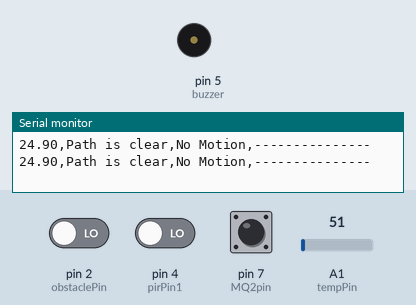
Bench run of a sketch on a simulated Arduino Uno, built with avr-gcc and run on an emulated ATmega328P. Shown: buzzer (waves = sounding, pin HIGH), the last lines printed to the serial monitor. Inputs (shaded band) come from the test bench; at power-on: pin 2 (obstaclePin) LOW, pin 4 (pirPin1) LOW, pin 7 (MQ2pin) HIGH, A1 (tempPin) = 51.

Above: at 1.8 s.
1.9 s: pin 2 (obstaclePin) driven HIGH
At 3.2 s:
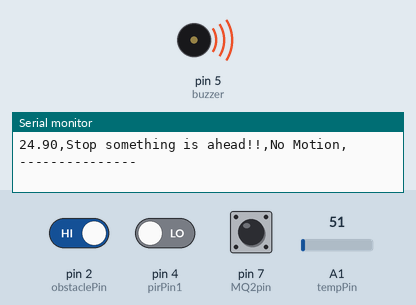
9.5 s: pin 2 (obstaclePin) driven LOW
At 10.9 s:
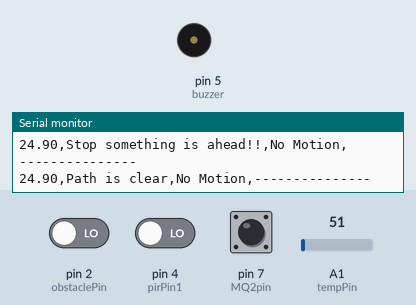
Timing chart, 0 to 12.5 s (numbered marks = the images above; inputs shaded):
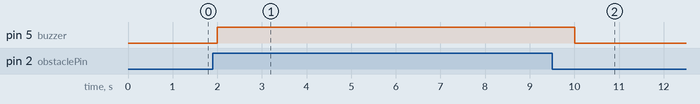

Measured:
- after the input at 1.9 s, pin 5 (buzzer): LOW → HIGH after 0.10 s
- after the input at 9.5 s, pin 5 (buzzer): HIGH → LOW after 0.51 s

The sketch:

camouflageA.ino
```cpp
#define MQ2pin 7
float sensorValue;
float t;
int tempPin = A1;
int obstaclePin = 2;
int hasObstacle = LOW;
String ostat;
String mstat;
String gstat;
int pirPin1 = 4;
int pirStat1 = 0;
int buzzer =5;
String str;
void setup() {
  // put your setup code here, to run once:
Serial.begin(9600);
  pinMode(obstaclePin, INPUT);
  pinMode(pirPin1, INPUT);
  pinMode(MQ2pin, INPUT);
  pinMode(buzzer, OUTPUT);
}

void loop() {
  // put your main code here, to run repeatedly:
get_temperature();
  obstacle_status();
  pir_status();
  gas_status();
  str = String(t) + ","  + String(ostat) + "," + String(mstat) + "," + String(gstat);
  Serial.println(str);
  delay(1000);
}

void get_temperature() {
  t = analogRead(tempPin);
  t = t * 0.48828125;

}

void obstacle_status() {
  hasObstacle = digitalRead(obstaclePin);

  if (hasObstacle == HIGH) {
    ostat = "Stop something is ahead!!";
    digitalWrite(buzzer,HIGH);

  }
  else {
    ostat = "Path is clear";
    digitalWrite(buzzer,LOW);


  }
}

void pir_status() {
  pirStat1 = digitalRead(pirPin1);
  if (pirStat1 == 1) {            // if motion detected
    mstat = "Motion Detected";
  }
  else {
    mstat = "No Motion";
  }
}

void gas_status() {
  sensorValue = digitalRead(MQ2pin); // read analog input pin 0
  if (sensorValue == LOW)
  {
    gstat = "GAS Detected!!!!";
  }
  else {

    gstat = "---------------";
  }
}
```
